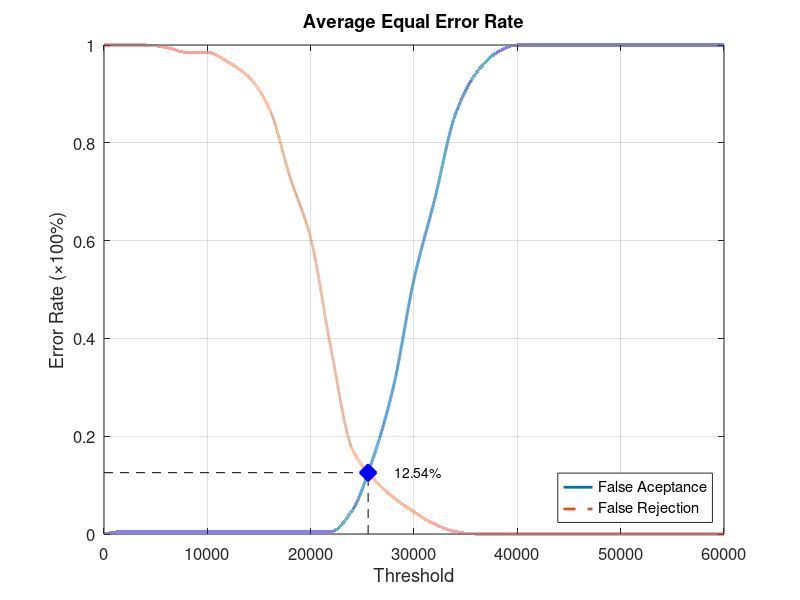
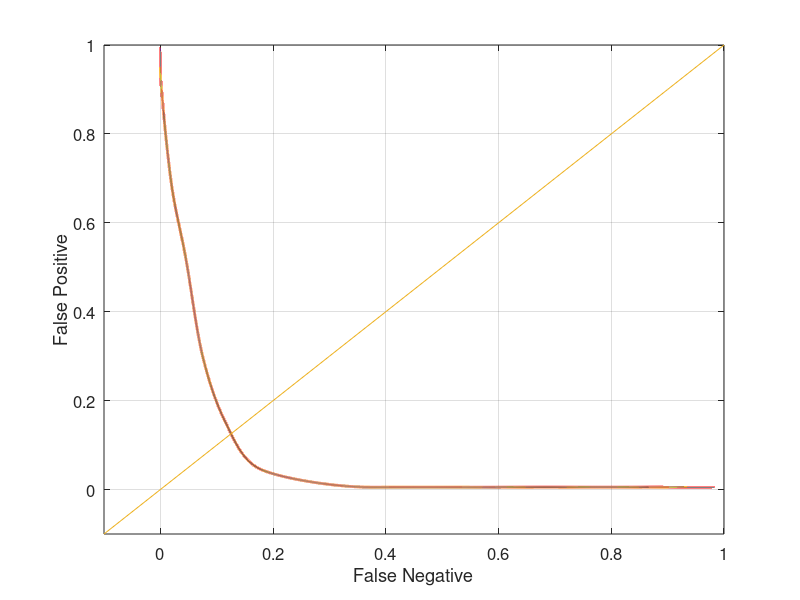

Recreate these plots in MATLAB, in order.
function yEER = Database2_3
close all;
clear;
clc;
x = 0:2000:60000;
xq = 0:0.5:60000;

y0 = [0 0.00526316 0.00526316 0.00526316 0.00526316 0.00526316 0.00526316 0.00526316 0.00526316 0.00526316 0.00526316 0.00526316 0.0473684 0.152632 0.3 0.521053 0.684211 0.857895 0.942105 0.984211 1 1 1 1 1 1 1 1 1 1 1];
yy0 = interp1(x, y0, xq, 'pchip');
y1 = [1 1 1 0.995 0.985 0.985 0.965 0.935 0.87 0.73 0.605 0.375 0.175 0.115 0.075 0.045 0.02 0.005 0 0 0 0 0 0 0 0 0 0 0 0 0];
yy1 = interp1(x, y1, xq, 'pchip');

% Calculating EER: 
y2 = abs(y0 - y1);
find(y2 == min(y2))
yy2 = abs(yy0 - yy1);
xEER = find(yy2 == min(yy2));
xEERIndex = xq(xEER) % X-axis EER
yEER = yy0(xEER) % Y-axis EER

main = figure
plot(xq, yy0,'-','LineWidth', 2);	hold on
plot(xq, yy1,'--','LineWidth', 2);	hold on
plot([xEERIndex xEERIndex], [0 yEER], 'k--');	hold on
plot([0 xEERIndex], [yEER yEER], 'k--');	hold on
plot(xEERIndex, yEER, 'bx', 'LineWidth', 10);	hold on
text(xEERIndex + 10 * xEERIndex / 100, yEER, [num2str(round((10000 * yEER)) / 100) '%'])
legend('False Aceptance', 'False Rejection', 'Location', 'SouthEast')
xlabel('Threshold')
ylabel('Error Rate (\times100%)')
title('Average Equal Error Rate')
set(gca, 'FontSize', 12)
axis([0 60000 0 1])
grid on

print(main, 'Database2_3Main', '-dpng');
FNRxFPR = figure('Color', [1 1 1]);
plot(yy1, yy0, '-', yy1, yy0, 'LineWidth', 2);
hold on
y = -0.1:0.1:1
plot(y, y); 
set(gca, 'FontSize', 12)
xlabel('False Negative')
ylabel('False Positive')
axis([-0.1 1 -0.1 1])
set(gca, 'FontSize', 12)
grid on

print(FNRxFPR, 'Database2_3FNRxFPR','-dpng');
end
